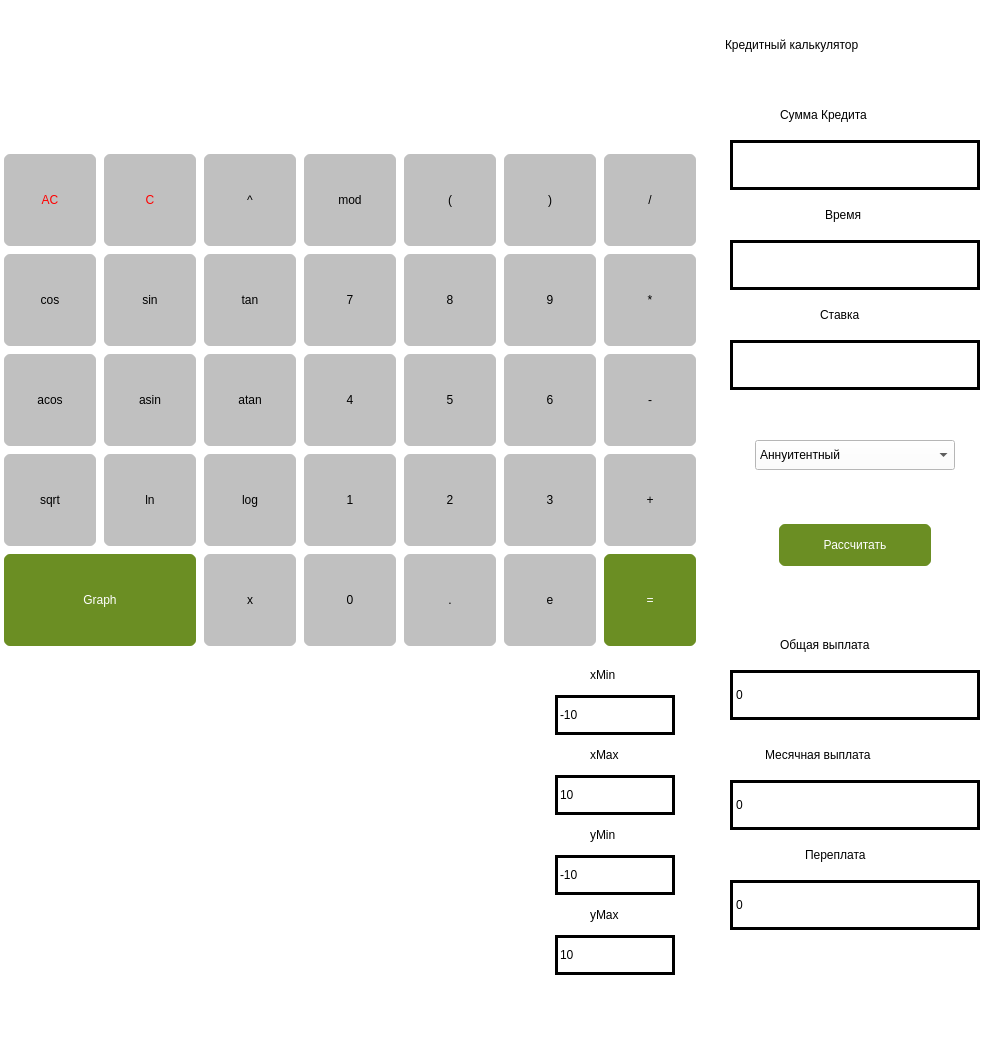
 <widget class="QMainWindow" name="CalculatorView">
  <property name="geometry">
   <rect>
    <x>0</x>
    <y>0</y>
    <width>1000</width>
    <height>1060</height>
   </rect>
  </property>
  <property name="windowTitle">
   <string>CalculatorView</string>
  </property>
  <property name="styleSheet">
   <string notr="true">background-color: rgb(255, 255, 255);</string>
  </property>
  <widget class="QWidget" name="centralwidget">
   <widget class="QPushButton" name="pushButton_0">
    <property name="geometry">
     <rect>
      <x>300</x>
      <y>550</y>
      <width>100</width>
      <height>100</height>
     </rect>
    </property>
    <property name="styleSheet">
     <string notr="true">QPushButton {
	text-align: center;
	font: 36pt &quot;Monaco&quot;;
    background-color: rgb(192, 192, 192);
	color:  rgb(0, 0, 0);
	border-style: solid;
	border-color: rgb(255, 255, 255);
	border-width: 4px;
	border-radius: 10px;
}

QPushButton:pressed {
    background-color:  rgb(128, 128, 128);
}
</string>
    </property>
    <property name="text">
     <string>0</string>
    </property>
   </widget>
   <widget class="QPushButton" name="pushButton_2">
    <property name="geometry">
     <rect>
      <x>400</x>
      <y>450</y>
      <width>100</width>
      <height>100</height>
     </rect>
    </property>
    <property name="styleSheet">
     <string notr="true">QPushButton {
	text-align: center;
	font: 36pt &quot;Monaco&quot;;
    background-color: rgb(192, 192, 192);
	color:  rgb(0, 0, 0);
	border-style: solid;
	border-color: rgb(255, 255, 255);
	border-width: 4px;
	border-radius: 10px;
}

QPushButton:pressed {
    background-color:  rgb(128, 128, 128);
}
</string>
    </property>
    <property name="text">
     <string>2</string>
    </property>
   </widget>
   <widget class="QPushButton" name="pushButton_3">
    <property name="geometry">
     <rect>
      <x>500</x>
      <y>450</y>
      <width>100</width>
      <height>100</height>
     </rect>
    </property>
    <property name="styleSheet">
     <string notr="true">QPushButton {
	text-align: center;
	font: 36pt &quot;Monaco&quot;;
    background-color: rgb(192, 192, 192);
	color:  rgb(0, 0, 0);
	border-style: solid;
	border-color: rgb(255, 255, 255);
	border-width: 4px;
	border-radius: 10px;
}

QPushButton:pressed {
    background-color:  rgb(128, 128, 128);
}
</string>
    </property>
    <property name="text">
     <string>3</string>
    </property>
   </widget>
   <widget class="QPushButton" name="pushButton_1">
    <property name="geometry">
     <rect>
      <x>300</x>
      <y>450</y>
      <width>100</width>
      <height>100</height>
     </rect>
    </property>
    <property name="styleSheet">
     <string notr="true">QPushButton {
	text-align: center;
	font: 36pt &quot;Monaco&quot;;
    background-color: rgb(192, 192, 192);
	color:  rgb(0, 0, 0);
	border-style: solid;
	border-color: rgb(255, 255, 255);
	border-width: 4px;
	border-radius: 10px;
}

QPushButton:pressed {
    background-color:  rgb(128, 128, 128);
}
</string>
    </property>
    <property name="text">
     <string>1</string>
    </property>
   </widget>
   <widget class="QPushButton" name="pushButton_5">
    <property name="geometry">
     <rect>
      <x>400</x>
      <y>350</y>
      <width>100</width>
      <height>100</height>
     </rect>
    </property>
    <property name="styleSheet">
     <string notr="true">QPushButton {
	text-align: center;
	font: 36pt &quot;Monaco&quot;;
    background-color: rgb(192, 192, 192);
	color:  rgb(0, 0, 0);
	border-style: solid;
	border-color: rgb(255, 255, 255);
	border-width: 4px;
	border-radius: 10px;
}

QPushButton:pressed {
    background-color:  rgb(128, 128, 128);
}
</string>
    </property>
    <property name="text">
     <string>5</string>
    </property>
   </widget>
   <widget class="QPushButton" name="pushButton_7">
    <property name="geometry">
     <rect>
      <x>300</x>
      <y>250</y>
      <width>100</width>
      <height>100</height>
     </rect>
    </property>
    <property name="styleSheet">
     <string notr="true">QPushButton {
	text-align: center;
	font: 36pt &quot;Monaco&quot;;
    background-color: rgb(192, 192, 192);
	color:  rgb(0, 0, 0);
	border-style: solid;
	border-color: rgb(255, 255, 255);
	border-width: 4px;
	border-radius: 10px;
}

QPushButton:pressed {
    background-color:  rgb(128, 128, 128);
}
</string>
    </property>
    <property name="text">
     <string>7</string>
    </property>
   </widget>
   <widget class="QPushButton" name="pushButton_8">
    <property name="geometry">
     <rect>
      <x>400</x>
      <y>250</y>
      <width>100</width>
      <height>100</height>
     </rect>
    </property>
    <property name="styleSheet">
     <string notr="true">QPushButton {
	text-align: center;
	font: 36pt &quot;Monaco&quot;;
    background-color: rgb(192, 192, 192);
	color:  rgb(0, 0, 0);
	border-style: solid;
	border-color: rgb(255, 255, 255);
	border-width: 4px;
	border-radius: 10px;
}

QPushButton:pressed {
    background-color:  rgb(128, 128, 128);
}
</string>
    </property>
    <property name="text">
     <string>8</string>
    </property>
   </widget>
   <widget class="QPushButton" name="pushButton_9">
    <property name="geometry">
     <rect>
      <x>500</x>
      <y>250</y>
      <width>100</width>
      <height>100</height>
     </rect>
    </property>
    <property name="styleSheet">
     <string notr="true">QPushButton {
	text-align: center;
	font: 36pt &quot;Monaco&quot;;
    background-color: rgb(192, 192, 192);
	color:  rgb(0, 0, 0);
	border-style: solid;
	border-color: rgb(255, 255, 255);
	border-width: 4px;
	border-radius: 10px;
}

QPushButton:pressed {
    background-color:  rgb(128, 128, 128);
}
</string>
    </property>
    <property name="text">
     <string>9</string>
    </property>
   </widget>
   <widget class="QPushButton" name="pushButton_6">
    <property name="geometry">
     <rect>
      <x>500</x>
      <y>350</y>
      <width>100</width>
      <height>100</height>
     </rect>
    </property>
    <property name="styleSheet">
     <string notr="true">QPushButton {
	text-align: center;
	font: 36pt &quot;Monaco&quot;;
    background-color: rgb(192, 192, 192);
	color:  rgb(0, 0, 0);
	border-style: solid;
	border-color: rgb(255, 255, 255);
	border-width: 4px;
	border-radius: 10px;
}

QPushButton:pressed {
    background-color:  rgb(128, 128, 128);
}
</string>
    </property>
    <property name="text">
     <string>6</string>
    </property>
   </widget>
   <widget class="QLabel" name="res_label">
    <property name="geometry">
     <rect>
      <x>0</x>
      <y>0</y>
      <width>700</width>
      <height>150</height>
     </rect>
    </property>
    <property name="styleSheet">
     <string notr="true">QLabel {
color: rgb(0, 0, 0);
font: 36pt &quot;Monaco&quot;;
}</string>
    </property>
    <property name="text">
     <string/>
    </property>
    <property name="alignment">
     <set>Qt::AlignRight|Qt::AlignTrailing|Qt::AlignVCenter</set>
    </property>
   </widget>
   <widget class="QPushButton" name="pushButton_mul">
    <property name="geometry">
     <rect>
      <x>600</x>
      <y>250</y>
      <width>100</width>
      <height>100</height>
     </rect>
    </property>
    <property name="styleSheet">
     <string notr="true">QPushButton {
	text-align: center;
	font: 36pt &quot;Monaco&quot;;
    background-color: rgb(192, 192, 192);
	color:  rgb(0, 0, 0);
	border-style: solid;
	border-color: rgb(255, 255, 255);
	border-width: 4px;
	border-radius: 10px;
}

QPushButton:pressed {
    background-color:  rgb(128, 128, 128);
}
</string>
    </property>
    <property name="text">
     <string>*</string>
    </property>
   </widget>
   <widget class="QPushButton" name="pushButton_min">
    <property name="geometry">
     <rect>
      <x>600</x>
      <y>350</y>
      <width>100</width>
      <height>100</height>
     </rect>
    </property>
    <property name="styleSheet">
     <string notr="true">QPushButton {
	text-align: center;
	font: 36pt &quot;Monaco&quot;;
    background-color: rgb(192, 192, 192);
	color:  rgb(0, 0, 0);
	border-style: solid;
	border-color: rgb(255, 255, 255);
	border-width: 4px;
	border-radius: 10px;
}

QPushButton:pressed {
    background-color:  rgb(128, 128, 128);
}
</string>
    </property>
    <property name="text">
     <string>-</string>
    </property>
   </widget>
   <widget class="QPushButton" name="pushButton_eq">
    <property name="geometry">
     <rect>
      <x>600</x>
      <y>550</y>
      <width>100</width>
      <height>100</height>
     </rect>
    </property>
    <property name="styleSheet">
     <string notr="true">QPushButton {
	text-align: center;
	font: 36pt &quot;Monaco&quot;;
    background-color: rgb(107, 142, 35);
	color:  rgb(255, 255, 255);
	border-style: solid;
	border-color: rgb(255, 255, 255);
	border-width: 4px;
	border-radius: 10px;
}

QPushButton:pressed {
    background-color:  rgb(85, 107, 47);
}
</string>
    </property>
    <property name="text">
     <string>=</string>
    </property>
   </widget>
   <widget class="QPushButton" name="pushButton_pl">
    <property name="geometry">
     <rect>
      <x>600</x>
      <y>450</y>
      <width>100</width>
      <height>100</height>
     </rect>
    </property>
    <property name="styleSheet">
     <string notr="true">QPushButton {
	text-align: center;
	font: 36pt &quot;Monaco&quot;;
    background-color: rgb(192, 192, 192);
	color:  rgb(0, 0, 0);
	border-style: solid;
	border-color: rgb(255, 255, 255);
	border-width: 4px;
	border-radius: 10px;
}

QPushButton:pressed {
    background-color:  rgb(128, 128, 128);
}
</string>
    </property>
    <property name="text">
     <string>+</string>
    </property>
   </widget>
   <widget class="QPushButton" name="pushButton_div">
    <property name="geometry">
     <rect>
      <x>600</x>
      <y>150</y>
      <width>100</width>
      <height>100</height>
     </rect>
    </property>
    <property name="styleSheet">
     <string notr="true">QPushButton {
	text-align: center;
	font: 36pt &quot;Monaco&quot;;
    background-color: rgb(192, 192, 192);
	color:  rgb(0, 0, 0);
	border-style: solid;
	border-color: rgb(255, 255, 255);
	border-width: 4px;
	border-radius: 10px;
}

QPushButton:pressed {
    background-color:  rgb(128, 128, 128);
}
</string>
    </property>
    <property name="text">
     <string>/</string>
    </property>
   </widget>
   <widget class="QPushButton" name="pushButton_bs">
    <property name="geometry">
     <rect>
      <x>100</x>
      <y>150</y>
      <width>100</width>
      <height>100</height>
     </rect>
    </property>
    <property name="styleSheet">
     <string notr="true">QPushButton {
	text-align: center;
	font: 36pt &quot;Monaco&quot;;
    background-color: rgb(192, 192, 192);
	color:  rgb(255, 0, 0);
	border-style: solid;
	border-color: rgb(255, 255, 255);
	border-width: 4px;
	border-radius: 10px;
}

QPushButton:pressed {
    background-color:  rgb(128, 128, 128);
}</string>
    </property>
    <property name="text">
     <string>C</string>
    </property>
   </widget>
   <widget class="QPushButton" name="pushButton_ac">
    <property name="geometry">
     <rect>
      <x>0</x>
      <y>150</y>
      <width>100</width>
      <height>100</height>
     </rect>
    </property>
    <property name="styleSheet">
     <string notr="true">QPushButton {
	text-align: center;
	font: 36pt &quot;Monaco&quot;;
    background-color: rgb(192, 192, 192);
	color:  rgb(255, 0, 0);
	border-style: solid;
	border-color: rgb(255, 255, 255);
	border-width: 4px;
	border-radius: 10px;
}

QPushButton:pressed {
    background-color:  rgb(128, 128, 128);
}</string>
    </property>
    <property name="text">
     <string>AC</string>
    </property>
   </widget>
   <widget class="QPushButton" name="pushButton_pow">
    <property name="geometry">
     <rect>
      <x>200</x>
      <y>150</y>
      <width>100</width>
      <height>100</height>
     </rect>
    </property>
    <property name="styleSheet">
     <string notr="true">QPushButton {
	text-align: center;
	font: 36pt &quot;Monaco&quot;;
    background-color: rgb(192, 192, 192);
	color:  rgb(0, 0, 0);
	border-style: solid;
	border-color: rgb(255, 255, 255);
	border-width: 4px;
	border-radius: 10px;
}

QPushButton:pressed {
    background-color:  rgb(128, 128, 128);
}
</string>
    </property>
    <property name="text">
     <string>^</string>
    </property>
   </widget>
   <widget class="QPushButton" name="pushButton_mod">
    <property name="geometry">
     <rect>
      <x>300</x>
      <y>150</y>
      <width>100</width>
      <height>100</height>
     </rect>
    </property>
    <property name="styleSheet">
     <string notr="true">QPushButton {
	text-align: center;
	font: 36pt &quot;Monaco&quot;;
    background-color: rgb(192, 192, 192);
	color:  rgb(0, 0, 0);
	border-style: solid;
	border-color: rgb(255, 255, 255);
	border-width: 4px;
	border-radius: 10px;
}

QPushButton:pressed {
    background-color:  rgb(128, 128, 128);
}
</string>
    </property>
    <property name="text">
     <string>mod</string>
    </property>
   </widget>
   <widget class="QPushButton" name="pushButton_sin">
    <property name="geometry">
     <rect>
      <x>100</x>
      <y>250</y>
      <width>100</width>
      <height>100</height>
     </rect>
    </property>
    <property name="styleSheet">
     <string notr="true">QPushButton {
	text-align: center;
	font: 36pt &quot;Monaco&quot;;
    background-color: rgb(192, 192, 192);
	color:  rgb(0, 0, 0);
	border-style: solid;
	border-color: rgb(255, 255, 255);
	border-width: 4px;
	border-radius: 10px;
}

QPushButton:pressed {
    background-color:  rgb(128, 128, 128);
}
</string>
    </property>
    <property name="text">
     <string>sin</string>
    </property>
   </widget>
   <widget class="QPushButton" name="pushButton_cos">
    <property name="geometry">
     <rect>
      <x>0</x>
      <y>250</y>
      <width>100</width>
      <height>100</height>
     </rect>
    </property>
    <property name="styleSheet">
     <string notr="true">QPushButton {
	text-align: center;
	font: 36pt &quot;Monaco&quot;;
    background-color: rgb(192, 192, 192);
	color:  rgb(0, 0, 0);
	border-style: solid;
	border-color: rgb(255, 255, 255);
	border-width: 4px;
	border-radius: 10px;
}

QPushButton:pressed {
    background-color:  rgb(128, 128, 128);
}
</string>
    </property>
    <property name="text">
     <string>cos</string>
    </property>
   </widget>
   <widget class="QPushButton" name="pushButton_ln">
    <property name="geometry">
     <rect>
      <x>100</x>
      <y>450</y>
      <width>100</width>
      <height>100</height>
     </rect>
    </property>
    <property name="styleSheet">
     <string notr="true">QPushButton {
	text-align: center;
	font: 36pt &quot;Monaco&quot;;
    background-color: rgb(192, 192, 192);
	color:  rgb(0, 0, 0);
	border-style: solid;
	border-color: rgb(255, 255, 255);
	border-width: 4px;
	border-radius: 10px;
}

QPushButton:pressed {
    background-color:  rgb(128, 128, 128);
}
</string>
    </property>
    <property name="text">
     <string>ln</string>
    </property>
   </widget>
   <widget class="QPushButton" name="pushButton_dot">
    <property name="geometry">
     <rect>
      <x>400</x>
      <y>550</y>
      <width>100</width>
      <height>100</height>
     </rect>
    </property>
    <property name="styleSheet">
     <string notr="true">QPushButton {
	text-align: center;
	font: 36pt &quot;Monaco&quot;;
    background-color: rgb(192, 192, 192);
	color:  rgb(0, 0, 0);
	border-style: solid;
	border-color: rgb(255, 255, 255);
	border-width: 4px;
	border-radius: 10px;
}

QPushButton:pressed {
    background-color:  rgb(128, 128, 128);
}
</string>
    </property>
    <property name="text">
     <string>.</string>
    </property>
   </widget>
   <widget class="QPushButton" name="pushButton_op_br">
    <property name="geometry">
     <rect>
      <x>400</x>
      <y>150</y>
      <width>100</width>
      <height>100</height>
     </rect>
    </property>
    <property name="styleSheet">
     <string notr="true">QPushButton {
	text-align: center;
	font: 36pt &quot;Monaco&quot;;
    background-color: rgb(192, 192, 192);
	color:  rgb(0, 0, 0);
	border-style: solid;
	border-color: rgb(255, 255, 255);
	border-width: 4px;
	border-radius: 10px;
}

QPushButton:pressed {
    background-color:  rgb(128, 128, 128);
}
</string>
    </property>
    <property name="text">
     <string>(</string>
    </property>
   </widget>
   <widget class="QPushButton" name="pushButton_cl_br">
    <property name="geometry">
     <rect>
      <x>500</x>
      <y>150</y>
      <width>100</width>
      <height>100</height>
     </rect>
    </property>
    <property name="styleSheet">
     <string notr="true">QPushButton {
	text-align: center;
	font: 36pt &quot;Monaco&quot;;
    background-color: rgb(192, 192, 192);
	color:  rgb(0, 0, 0);
	border-style: solid;
	border-color: rgb(255, 255, 255);
	border-width: 4px;
	border-radius: 10px;
}

QPushButton:pressed {
    background-color:  rgb(128, 128, 128);
}
</string>
    </property>
    <property name="text">
     <string>)</string>
    </property>
   </widget>
   <widget class="QPushButton" name="pushButton_x">
    <property name="geometry">
     <rect>
      <x>200</x>
      <y>550</y>
      <width>100</width>
      <height>100</height>
     </rect>
    </property>
    <property name="styleSheet">
     <string notr="true">QPushButton {
	text-align: center;
	font: 36pt &quot;Monaco&quot;;
    background-color: rgb(192, 192, 192);
	color:  rgb(0, 0, 0);
	border-style: solid;
	border-color: rgb(255, 255, 255);
	border-width: 4px;
	border-radius: 10px;
}

QPushButton:pressed {
    background-color:  rgb(128, 128, 128);
}
</string>
    </property>
    <property name="text">
     <string>x</string>
    </property>
   </widget>
   <widget class="QPushButton" name="pushButton_e">
    <property name="geometry">
     <rect>
      <x>500</x>
      <y>550</y>
      <width>100</width>
      <height>100</height>
     </rect>
    </property>
    <property name="styleSheet">
     <string notr="true">QPushButton {
	text-align: center;
	font: 36pt &quot;Monaco&quot;;
    background-color: rgb(192, 192, 192);
	color:  rgb(0, 0, 0);
	border-style: solid;
	border-color: rgb(255, 255, 255);
	border-width: 4px;
	border-radius: 10px;
}

QPushButton:pressed {
    background-color:  rgb(128, 128, 128);
}
</string>
    </property>
    <property name="text">
     <string>e</string>
    </property>
   </widget>
   <widget class="QPushButton" name="pushButton_graph">
    <property name="geometry">
     <rect>
      <x>0</x>
      <y>550</y>
      <width>200</width>
      <height>100</height>
     </rect>
    </property>
    <property name="styleSheet">
     <string notr="true">QPushButton {
	text-align: center;
	font: 36pt &quot;Monaco&quot;;
    background-color: rgb(107, 142, 35);
	color:  rgb(255, 255, 255);
	border-style: solid;
	border-color: rgb(255, 255, 255);
	border-width: 4px;
	border-radius: 10px;
}

QPushButton:pressed {
    background-color:  rgb(85, 107, 47);
}</string>
    </property>
    <property name="text">
     <string>Graph</string>
    </property>
   </widget>
   <widget class="QLineEdit" name="lineEdit_x_min">
    <property name="geometry">
     <rect>
      <x>555</x>
      <y>695</y>
      <width>120</width>
      <height>40</height>
     </rect>
    </property>
    <property name="styleSheet">
     <string notr="true">border-style: solid;
border-width: 3px;
border-color: rgb(0, 0, 0);
font: 18pt &quot;Monaco&quot;;
color: rgb(0, 0, 0);</string>
    </property>
    <property name="text">
     <string>-10</string>
    </property>
   </widget>
   <widget class="QLineEdit" name="lineEdit_x_max">
    <property name="geometry">
     <rect>
      <x>555</x>
      <y>775</y>
      <width>120</width>
      <height>40</height>
     </rect>
    </property>
    <property name="styleSheet">
     <string notr="true">border-style: solid;
border-width: 3px;
border-color: rgb(0, 0, 0);
font: 18pt &quot;Monaco&quot;;
color: rgb(0, 0, 0);</string>
    </property>
    <property name="text">
     <string>10</string>
    </property>
   </widget>
   <widget class="QLineEdit" name="lineEdit_y_min">
    <property name="geometry">
     <rect>
      <x>555</x>
      <y>855</y>
      <width>120</width>
      <height>40</height>
     </rect>
    </property>
    <property name="styleSheet">
     <string notr="true">border-style: solid;
border-width: 3px;
border-color: rgb(0, 0, 0);
font: 18pt &quot;Monaco&quot;;
color: rgb(0, 0, 0);</string>
    </property>
    <property name="text">
     <string>-10</string>
    </property>
   </widget>
   <widget class="QLineEdit" name="lineEdit_y_max">
    <property name="geometry">
     <rect>
      <x>555</x>
      <y>935</y>
      <width>120</width>
      <height>40</height>
     </rect>
    </property>
    <property name="styleSheet">
     <string notr="true">border-style: solid;
border-width: 3px;
border-color: rgb(0, 0, 0);
font: 18pt &quot;Monaco&quot;;
color: rgb(0, 0, 0);</string>
    </property>
    <property name="text">
     <string>10</string>
    </property>
   </widget>
   <widget class="QCustomPlot" name="widget" native="true">
    <property name="geometry">
     <rect>
      <x>100</x>
      <y>655</y>
      <width>400</width>
      <height>400</height>
     </rect>
    </property>
   </widget>
   <widget class="QLineEdit" name="sum_credit_edit">
    <property name="geometry">
     <rect>
      <x>730</x>
      <y>140</y>
      <width>250</width>
      <height>50</height>
     </rect>
    </property>
    <property name="styleSheet">
     <string notr="true">border-style: solid;
border-width: 3px;
border-color: rgb(0, 0, 0);
font: 18pt &quot;Monaco&quot;;
color: rgb(0, 0, 0);</string>
    </property>
   </widget>
   <widget class="QLineEdit" name="time_edit_edit">
    <property name="geometry">
     <rect>
      <x>730</x>
      <y>240</y>
      <width>250</width>
      <height>50</height>
     </rect>
    </property>
    <property name="styleSheet">
     <string notr="true">border-style: solid;
border-width: 3px;
border-color: rgb(0, 0, 0);
font: 18pt &quot;Monaco&quot;;
color: rgb(0, 0, 0);</string>
    </property>
   </widget>
   <widget class="QLineEdit" name="perc_edit_edit">
    <property name="geometry">
     <rect>
      <x>730</x>
      <y>340</y>
      <width>250</width>
      <height>50</height>
     </rect>
    </property>
    <property name="styleSheet">
     <string notr="true">border-style: solid;
border-width: 3px;
border-color: rgb(0, 0, 0);
font: 18pt &quot;Monaco&quot;;
color: rgb(0, 0, 0);</string>
    </property>
   </widget>
   <widget class="QPushButton" name="credit_calc_button">
    <property name="geometry">
     <rect>
      <x>775</x>
      <y>520</y>
      <width>160</width>
      <height>50</height>
     </rect>
    </property>
    <property name="styleSheet">
     <string notr="true">QPushButton {
	text-align: center;
	font: 20pt &quot;Monaco&quot;;
    background-color: rgb(107, 142, 35);
	color:  rgb(255, 255, 255);
	border-style: solid;
	border-color: rgb(255, 255, 255);
	border-width: 4px;
	border-radius: 10px;
}

QPushButton:pressed {
    background-color:  rgb(85, 107, 47);
}</string>
    </property>
    <property name="text">
     <string>Рассчитать</string>
    </property>
   </widget>
   <widget class="QLabel" name="overall_payment">
    <property name="geometry">
     <rect>
      <x>730</x>
      <y>670</y>
      <width>250</width>
      <height>50</height>
     </rect>
    </property>
    <property name="styleSheet">
     <string notr="true">border-style: solid;
border-width: 3px;
border-color: rgb(0, 0, 0);
font: 18pt &quot;Monaco&quot;;
color: rgb(0, 0, 0);</string>
    </property>
    <property name="text">
     <string>0</string>
    </property>
   </widget>
   <widget class="QLabel" name="month_payment">
    <property name="geometry">
     <rect>
      <x>730</x>
      <y>780</y>
      <width>250</width>
      <height>50</height>
     </rect>
    </property>
    <property name="styleSheet">
     <string notr="true">border-style: solid;
border-width: 3px;
border-color: rgb(0, 0, 0);
font: 18pt &quot;Monaco&quot;;
color: rgb(0, 0, 0);</string>
    </property>
    <property name="text">
     <string>0</string>
    </property>
   </widget>
   <widget class="QLabel" name="overpayment">
    <property name="geometry">
     <rect>
      <x>730</x>
      <y>880</y>
      <width>250</width>
      <height>50</height>
     </rect>
    </property>
    <property name="styleSheet">
     <string notr="true">border-style: solid;
border-width: 3px;
border-color: rgb(0, 0, 0);
font: 18pt &quot;Monaco&quot;;
color: rgb(0, 0, 0);</string>
    </property>
    <property name="text">
     <string>0</string>
    </property>
   </widget>
   <widget class="QComboBox" name="diff_box">
    <property name="geometry">
     <rect>
      <x>755</x>
      <y>440</y>
      <width>200</width>
      <height>30</height>
     </rect>
    </property>
    <property name="styleSheet">
     <string notr="true">QComboBox {
    border: 3px solid black;
    border-radius: 3px;
    padding: 1px 20px 1px 3px;
    min-width: 6em;
	font: 14pt &quot;Monaco&quot;;
	color: rgb(0, 0, 0);
}

QComboBox:!editable, QComboBox::drop-down:editable {
     background: qlineargradient(x1: 0, y1: 0, x2: 0, y2: 1,
                                 stop: 0 rgb(255, 255, 255) stop: 0.4 #DDDDDD,
                                 stop: 0.5 rgb(211, 211, 211), stop: 1.0 rgb(211, 211, 211));
}
1</string>
    </property>
    <item>
     <property name="text">
      <string>Аннуитентный</string>
     </property>
    </item>
    <item>
     <property name="text">
      <string>Дифференцированный</string>
     </property>
    </item>
   </widget>
   <widget class="QLabel" name="label">
    <property name="geometry">
     <rect>
      <x>780</x>
      <y>90</y>
      <width>150</width>
      <height>50</height>
     </rect>
    </property>
    <property name="styleSheet">
     <string notr="true">QLabel {
color: rgb(0, 0, 0);
font: 18pt &quot;Monaco&quot;;
}</string>
    </property>
    <property name="text">
     <string>Сумма Кредита</string>
    </property>
   </widget>
   <widget class="QLabel" name="label_2">
    <property name="geometry">
     <rect>
      <x>825</x>
      <y>190</y>
      <width>60</width>
      <height>50</height>
     </rect>
    </property>
    <property name="styleSheet">
     <string notr="true">QLabel {
color: rgb(0, 0, 0);
font: 18pt &quot;Monaco&quot;;
}</string>
    </property>
    <property name="text">
     <string>Время</string>
    </property>
   </widget>
   <widget class="QLabel" name="label_3">
    <property name="geometry">
     <rect>
      <x>820</x>
      <y>290</y>
      <width>70</width>
      <height>50</height>
     </rect>
    </property>
    <property name="styleSheet">
     <string notr="true">QLabel {
color: rgb(0, 0, 0);
font: 18pt &quot;Monaco&quot;;
}</string>
    </property>
    <property name="text">
     <string>Ставка</string>
    </property>
   </widget>
   <widget class="QLabel" name="label_4">
    <property name="geometry">
     <rect>
      <x>780</x>
      <y>620</y>
      <width>150</width>
      <height>50</height>
     </rect>
    </property>
    <property name="styleSheet">
     <string notr="true">QLabel {
color: rgb(0, 0, 0);
font: 18pt &quot;Monaco&quot;;
}</string>
    </property>
    <property name="text">
     <string>Общая выплата</string>
    </property>
   </widget>
   <widget class="QLabel" name="label_5">
    <property name="geometry">
     <rect>
      <x>765</x>
      <y>730</y>
      <width>180</width>
      <height>50</height>
     </rect>
    </property>
    <property name="styleSheet">
     <string notr="true">QLabel {
color: rgb(0, 0, 0);
font: 18pt &quot;Monaco&quot;;
}</string>
    </property>
    <property name="text">
     <string>Месячная выплата</string>
    </property>
   </widget>
   <widget class="QLabel" name="label_6">
    <property name="geometry">
     <rect>
      <x>805</x>
      <y>830</y>
      <width>100</width>
      <height>50</height>
     </rect>
    </property>
    <property name="styleSheet">
     <string notr="true">QLabel {
color: rgb(0, 0, 0);
font: 18pt &quot;Monaco&quot;;
}</string>
    </property>
    <property name="text">
     <string>Переплата</string>
    </property>
   </widget>
   <widget class="QLabel" name="label_7">
    <property name="geometry">
     <rect>
      <x>590</x>
      <y>655</y>
      <width>50</width>
      <height>40</height>
     </rect>
    </property>
    <property name="styleSheet">
     <string notr="true">font: 18pt &quot;Monaco&quot;;
color: rgb(0, 0, 0);</string>
    </property>
    <property name="text">
     <string>xMin</string>
    </property>
   </widget>
   <widget class="QLabel" name="label_8">
    <property name="geometry">
     <rect>
      <x>590</x>
      <y>735</y>
      <width>50</width>
      <height>40</height>
     </rect>
    </property>
    <property name="styleSheet">
     <string notr="true">font: 18pt &quot;Monaco&quot;;
color: rgb(0, 0, 0);</string>
    </property>
    <property name="text">
     <string>xMax</string>
    </property>
   </widget>
   <widget class="QLabel" name="label_9">
    <property name="geometry">
     <rect>
      <x>590</x>
      <y>815</y>
      <width>50</width>
      <height>40</height>
     </rect>
    </property>
    <property name="styleSheet">
     <string notr="true">font: 18pt &quot;Monaco&quot;;
color: rgb(0, 0, 0);</string>
    </property>
    <property name="text">
     <string>yMin</string>
    </property>
   </widget>
   <widget class="QLabel" name="label_10">
    <property name="geometry">
     <rect>
      <x>590</x>
      <y>895</y>
      <width>50</width>
      <height>40</height>
     </rect>
    </property>
    <property name="styleSheet">
     <string notr="true">font: 18pt &quot;Monaco&quot;;
color: rgb(0, 0, 0);</string>
    </property>
    <property name="text">
     <string>yMax</string>
    </property>
   </widget>
   <widget class="QPushButton" name="pushButton_4">
    <property name="geometry">
     <rect>
      <x>300</x>
      <y>350</y>
      <width>100</width>
      <height>100</height>
     </rect>
    </property>
    <property name="styleSheet">
     <string notr="true">QPushButton {
	text-align: center;
	font: 36pt &quot;Monaco&quot;;
    background-color: rgb(192, 192, 192);
	color:  rgb(0, 0, 0);
	border-style: solid;
	border-color: rgb(255, 255, 255);
	border-width: 4px;
	border-radius: 10px;
}

QPushButton:pressed {
    background-color:  rgb(128, 128, 128);
}
</string>
    </property>
    <property name="text">
     <string>4</string>
    </property>
   </widget>
   <widget class="QPushButton" name="pushButton_tan">
    <property name="geometry">
     <rect>
      <x>200</x>
      <y>250</y>
      <width>100</width>
      <height>100</height>
     </rect>
    </property>
    <property name="styleSheet">
     <string notr="true">QPushButton {
	text-align: center;
	font: 36pt &quot;Monaco&quot;;
    background-color: rgb(192, 192, 192);
	color:  rgb(0, 0, 0);
	border-style: solid;
	border-color: rgb(255, 255, 255);
	border-width: 4px;
	border-radius: 10px;
}

QPushButton:pressed {
    background-color:  rgb(128, 128, 128);
}
</string>
    </property>
    <property name="text">
     <string>tan</string>
    </property>
   </widget>
   <widget class="QPushButton" name="pushButton_acos">
    <property name="geometry">
     <rect>
      <x>0</x>
      <y>350</y>
      <width>100</width>
      <height>100</height>
     </rect>
    </property>
    <property name="styleSheet">
     <string notr="true">QPushButton {
	text-align: center;
	font: 36pt &quot;Monaco&quot;;
    background-color: rgb(192, 192, 192);
	color:  rgb(0, 0, 0);
	border-style: solid;
	border-color: rgb(255, 255, 255);
	border-width: 4px;
	border-radius: 10px;
}

QPushButton:pressed {
    background-color:  rgb(128, 128, 128);
}
</string>
    </property>
    <property name="text">
     <string>acos</string>
    </property>
   </widget>
   <widget class="QPushButton" name="pushButton_asin">
    <property name="geometry">
     <rect>
      <x>100</x>
      <y>350</y>
      <width>100</width>
      <height>100</height>
     </rect>
    </property>
    <property name="styleSheet">
     <string notr="true">QPushButton {
	text-align: center;
	font: 36pt &quot;Monaco&quot;;
    background-color: rgb(192, 192, 192);
	color:  rgb(0, 0, 0);
	border-style: solid;
	border-color: rgb(255, 255, 255);
	border-width: 4px;
	border-radius: 10px;
}

QPushButton:pressed {
    background-color:  rgb(128, 128, 128);
}
</string>
    </property>
    <property name="text">
     <string>asin</string>
    </property>
   </widget>
   <widget class="QPushButton" name="pushButton_atan">
    <property name="geometry">
     <rect>
      <x>200</x>
      <y>350</y>
      <width>100</width>
      <height>100</height>
     </rect>
    </property>
    <property name="styleSheet">
     <string notr="true">QPushButton {
	text-align: center;
	font: 36pt &quot;Monaco&quot;;
    background-color: rgb(192, 192, 192);
	color:  rgb(0, 0, 0);
	border-style: solid;
	border-color: rgb(255, 255, 255);
	border-width: 4px;
	border-radius: 10px;
}

QPushButton:pressed {
    background-color:  rgb(128, 128, 128);
}
</string>
    </property>
    <property name="text">
     <string>atan</string>
    </property>
   </widget>
   <widget class="QPushButton" name="pushButton_sqrt">
    <property name="geometry">
     <rect>
      <x>0</x>
      <y>450</y>
      <width>100</width>
      <height>100</height>
     </rect>
    </property>
    <property name="styleSheet">
     <string notr="true">QPushButton {
	text-align: center;
	font: 36pt &quot;Monaco&quot;;
    background-color: rgb(192, 192, 192);
	color:  rgb(0, 0, 0);
	border-style: solid;
	border-color: rgb(255, 255, 255);
	border-width: 4px;
	border-radius: 10px;
}

QPushButton:pressed {
    background-color:  rgb(128, 128, 128);
}
</string>
    </property>
    <property name="text">
     <string>sqrt</string>
    </property>
   </widget>
   <widget class="QPushButton" name="pushButton_log">
    <property name="geometry">
     <rect>
      <x>200</x>
      <y>450</y>
      <width>100</width>
      <height>100</height>
     </rect>
    </property>
    <property name="styleSheet">
     <string notr="true">QPushButton {
	text-align: center;
	font: 36pt &quot;Monaco&quot;;
    background-color: rgb(192, 192, 192);
	color:  rgb(0, 0, 0);
	border-style: solid;
	border-color: rgb(255, 255, 255);
	border-width: 4px;
	border-radius: 10px;
}

QPushButton:pressed {
    background-color:  rgb(128, 128, 128);
}
</string>
    </property>
    <property name="text">
     <string>log</string>
    </property>
   </widget>
   <widget class="QLabel" name="label_11">
    <property name="geometry">
     <rect>
      <x>725</x>
      <y>0</y>
      <width>260</width>
      <height>90</height>
     </rect>
    </property>
    <property name="styleSheet">
     <string notr="true">QLabel {
color: rgb(0, 0, 0);
font: 20pt &quot;Monaco&quot;;
}</string>
    </property>
    <property name="text">
     <string>Кредитный калькулятор</string>
    </property>
   </widget>
  </widget>
 </widget>
